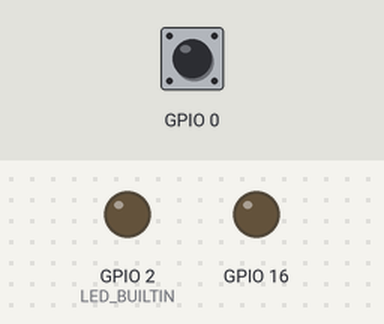
A sketch run on a simulated ESP8266 (NodeMCU). Shown: output pins drawn as LEDs (lit = HIGH, except the on-board LED, lit = LOW). Dashed ring = blinking. Inputs (shaded band) come from the test bench; at power-on: GPIO 0 HIGH. WiFi joins after 1.5 s; servers stay silent unless stated; what the sketch prints to the serial monitor is not drawn.

Above: at 3.2 s.
3.3 s: GPIO 0 pulled LOW for 3.2 s
At 6.9 s:
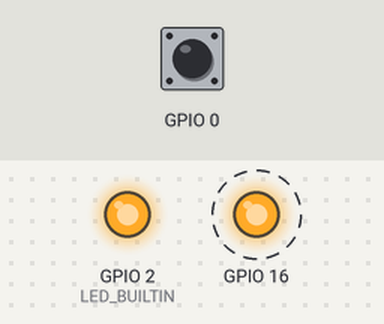
8.8 s: GPIO 0 pulled LOW for 0.15 s
At 9.4 s:
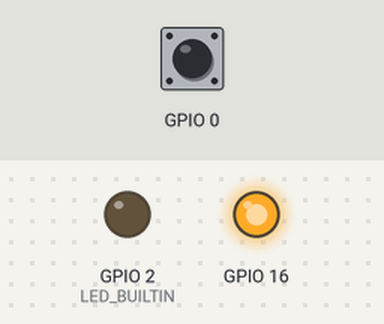
11.8 s: GPIO 0 pulled LOW for 1 s
At 13.15 s:
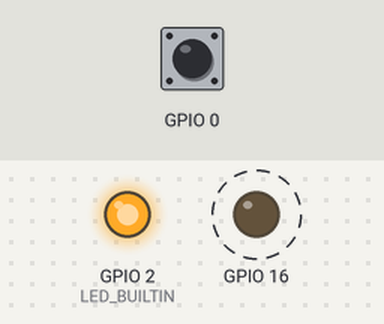
Timing chart, 0 to 21.5 s (numbered marks = the images above; inputs shaded):
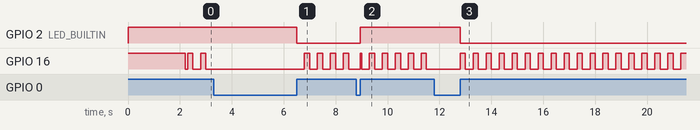

Measured:
- after the input at 3.3 s, GPIO 2 (LED_BUILTIN): HIGH → LOW after 3.2 s
- after the input at 8.8 s, GPIO 2 (LED_BUILTIN): LOW → HIGH after 0.15 s
- after the input at 11.8 s, GPIO 2 (LED_BUILTIN): HIGH → LOW after 1.0 s
- by itself, GPIO 16: alternates HIGH for 0.20 s and LOW for 0.30 s

The sketch:

yqmiot.light.v1.ino
```cpp
#include <Arduino_JSON.h>

/*
	Minimal Esp8266 Websockets Client

	This sketch:
        1. Connects to a WiFi network
        2. Connects to a Websockets server
        3. Sends the websockets server a message ("Hello Server")
        4. Sends the websocket server a "ping"
        5. Prints all incoming messages while the connection is open

    NOTE:
    The sketch dosen't check or indicate about errors while connecting to
    WiFi or to the websockets server. For full example you might want
    to try the example named "Esp8266-Client".

	Hardware:
        For this sketch you only need an ESP8266 board.

	Created 15/02/2019
	By Gil Maimon
	https://github.com/gilmaimon/ArduinoWebsockets

*/

#include <ArduinoWebsockets.h>
#include <ESP8266WiFi.h>

const char* ssid = "HomeWifi"; //Enter SSID
const char* password = "88888888"; //Enter Password
const char* websockets_server_host = "172.16.6.25"; //Enter server adress
const uint16_t websockets_server_port = 8080; // Enter server port
long time_prev = 0;
char *nid = "0123aa4a2e000100";
char *token = "3909f72f112546ac";
JSONVar p;
bool open = false;
bool immdyupdate = false;
const char *url = "ws://172.16.6.25:8080/ws";

using namespace websockets;

class Fsm {
public:
  Fsm() {
    this->_state = 0;
    this->_needconnect = false;
    this->_connecttime = 0;
    this->_retry_count = 0;
    this->_client.onMessage([this](WebsocketsClient&, WebsocketsMessage msg) {
      this->on_message(msg.data());
    });
    this->_client.onEvent([this](WebsocketsClient&, WebsocketsEvent event, WSInterfaceString data) {
      if(event == WebsocketsEvent::ConnectionOpened) {
        Serial.print(this->_state);
          Serial.println("Connnection Opened");
          this->on_connect();
      } else if(event == WebsocketsEvent::ConnectionClosed) {
          Serial.println("Connnection Closed");
          this->on_close();
      } else if(event == WebsocketsEvent::GotPing) {
          Serial.println("Got a Ping!");
      } else if(event == WebsocketsEvent::GotPong) {
          Serial.println("Got a Pong!");
      }
    });
  }

  void connect() {
    if (this->_state == 0) {
      this->_state = 1;
      this->_needconnect = true;
      this->_retry_count = 0;
      this->_connecttime = 0;
    }
  }

  void on_close() {
    if (this->_state == 1) {
      int s = min((1<<this->_retry_count++), 30);
      this->_connecttime = millis() + s * 1000;
      Serial.print("retry ");
      Serial.print(s);
      Serial.println();
    } else if (this->_state == 2) {
      this->_state = 1;
      this->_retry_count = 0;
      this->_needconnect = true;
    }
  }

  void on_message(WSInterfaceString data) {
    Serial.print(data);
    Serial.println();

    JSONVar v = JSON.parse(data);

    if (this->_state == 1) {
      // 等待登陆回包
    } else if (this->_state == 2) {
      if (JSON.typeof(v) == "undefined") {
        return;
      }

      switch ((int)v["cmd"]) {
      case 1:
        open = true;
        immdyupdate = true;
        break;

      case 2:
        open = false;
        immdyupdate = true;
        break;
      }
    }
  }

  void on_connect() {
    if (this->_state == 1) {
      JSONVar v;
      v["dst"] = "0000000000000000";
      v["src"] = nid;
      v["cmd"] = 241;
      v["payload"] = JSONVar();
      v["payload"]["nid"] = 0;
      v["payload"]["nid"] = nid;
      v["payload"]["token"] = token;
      String data = JSON.stringify(v);
      Serial.println(data);
      this->_client.send(data);
      this->_state = 2;
    }
  }

  void poll() {
    this->_client.poll();

    // 连接倒计时
    if (this->_connecttime > 0
      && this->_connecttime <= millis()) {
      this->_connecttime = 0;
      this->_needconnect = true;
    }

    // 立即连接
    if (this->_needconnect) {
      this->_needconnect = false;
      bool ret = this->_client.connect(url);
      if (!ret) {
        int s = min((1<<this->_retry_count++), 30);
        this->_connecttime = millis() + s * 1000;
        Serial.print("retry ");
        Serial.print(s);
        Serial.println();
      }
      Serial.print("connect ");
      Serial.print(ret);
      Serial.println();
    }
  }

  int _state;
  WebsocketsClient _client;
  bool _needconnect;
  long _connecttime;
  int _retry_count;
};

Fsm fsm;

void setup() {
    Serial.begin(115200);

    pinMode(LED_BUILTIN, OUTPUT);
    pinMode(0, INPUT_PULLUP);
    pinMode(16, OUTPUT);
    digitalWrite(16, HIGH);
    digitalWrite(LED_BUILTIN, HIGH);

    // Connect to wifi
    WiFi.setSleep(false);
    WiFi.setAutoReconnect(true);
    WiFi.begin(ssid, password);

    // Wait some time to connect to wifi
    for(int i = 0; i < 10 && WiFi.status() != WL_CONNECTED; i++) {
        Serial.print(".");
        delay(1000);
    }

    // 启动网络连接
    fsm.connect();
}

void loop() {
  fsm.poll();

  // 定时触发立即上报
  if (millis()-time_prev > 5000) {
    time_prev = millis();
    immdyupdate = true;
  }

  // 处理按键，切换led，并立即上报
  if (digitalRead(0) == LOW) {
    delay(20);
    if (digitalRead(0) == LOW) {
      open = !open;
      immdyupdate = true;
      while(digitalRead(0) == LOW);
    }
  }

  // 数据上报
  if (immdyupdate) {
    immdyupdate = false;
    if (fsm._state == 2) {
      JSONVar v;
      v["dst"] = "7ffffffffffe0100";
      v["src"] = nid;
      v["cmd"] = 1;
      v["payload"] = JSONVar();
      v["payload"]["open"] = open;
      String vv = JSON.stringify(v);
      fsm._client.send(vv);
      Serial.println(vv);
    }
    digitalWrite(LED_BUILTIN, open ? LOW : HIGH);
  }

  // 同步led
  if (fsm._state != 2) {
    digitalWrite(16, (millis()%500) < 300 ? LOW : HIGH);
  } else {
    digitalWrite(16, HIGH);
  }
}
```
